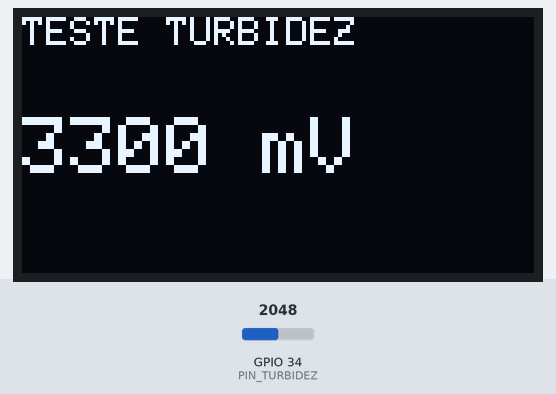
The sketch below on a simulated ESP32. Parts: 128×64 one-colour display. Inputs (shaded band) come from the test bench; at power-on: GPIO 34 (PIN_TURBIDEZ) = 2048. What the sketch prints to the serial monitor is not drawn.

Above: at 1.2 s.
1.3 s: GPIO 34 (PIN_TURBIDEZ) set to 2866
At 3.1 s:
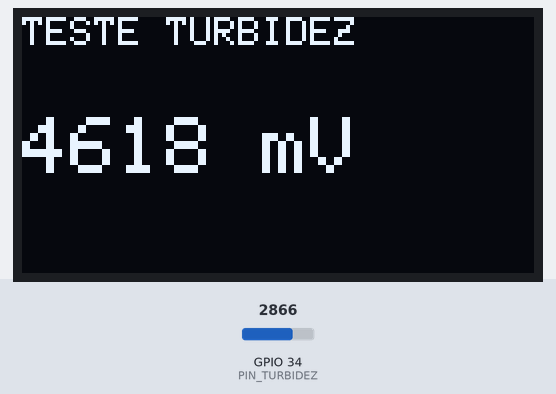
3.4 s: GPIO 34 (PIN_TURBIDEZ) set to 3603
At 4.8 s:
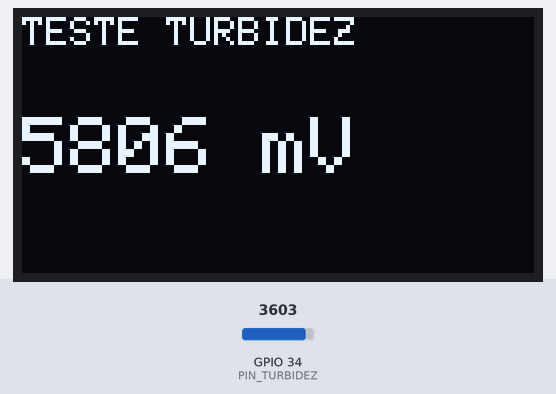
5.1 s: GPIO 34 (PIN_TURBIDEZ) set to 4095
At 6.9 s:
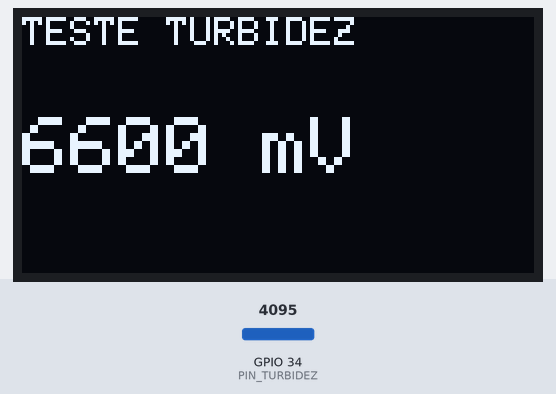
Timing chart, 0 to 8.4 s (numbered marks = the images above; inputs shaded):
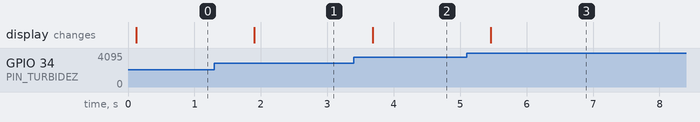

The sketch:

teste_turbidez.ino
```cpp
// Teste isolado do sensor de turbidez (GPIO34, atras de divisor 4,7k + 4,7k).
// Mostra a tensao REAL de saida do sensor (ja corrigida pelo fator do divisor).
// OLED opcional: se nao estiver conectado, o teste funciona so pelo Serial.
#include <Wire.h>
#include <Adafruit_GFX.h>
#include <Adafruit_SSD1306.h>

const int   PIN_TURBIDEZ  = 34;
const float FATOR_DIVISOR = 2.0;  // divisor 4,7k (cima) + 4,7k (baixo): no exato = metade da tensao
const int   N_AMOSTRAS    = 32;

Adafruit_SSD1306 display(128, 64, &Wire, -1);

void setup() {
  Serial.begin(115200);
  analogSetPinAttenuation(PIN_TURBIDEZ, ADC_11db);
  Wire.begin(33, 32);
  display.begin(SSD1306_SWITCHCAPVCC, 0x3C);
}

void loop() {
  uint32_t soma = 0;
  for (int i = 0; i < N_AMOSTRAS; i++) {
    soma += analogReadMilliVolts(PIN_TURBIDEZ);
    delay(2);
  }
  float mv = (soma / (float)N_AMOSTRAS) * FATOR_DIVISOR;

  Serial.printf("Tensao real do sensor: %.0f mV\n", mv);

  display.clearDisplay();
  display.setTextColor(SSD1306_WHITE);
  display.setTextSize(1);
  display.setCursor(0, 0);
  display.println("TESTE TURBIDEZ");
  display.setTextSize(2);
  display.setCursor(0, 25);
  display.print(mv, 0);
  display.println(" mV");
  display.display();
  delay(500);
}
```

Measured:
- after the input at 1.3 s, the display: changes after 0.60 s (image 1)
- after the input at 3.4 s, the display: changes after 0.28 s (image 2)
- after the input at 5.1 s, the display: changes after 0.36 s (image 3)
